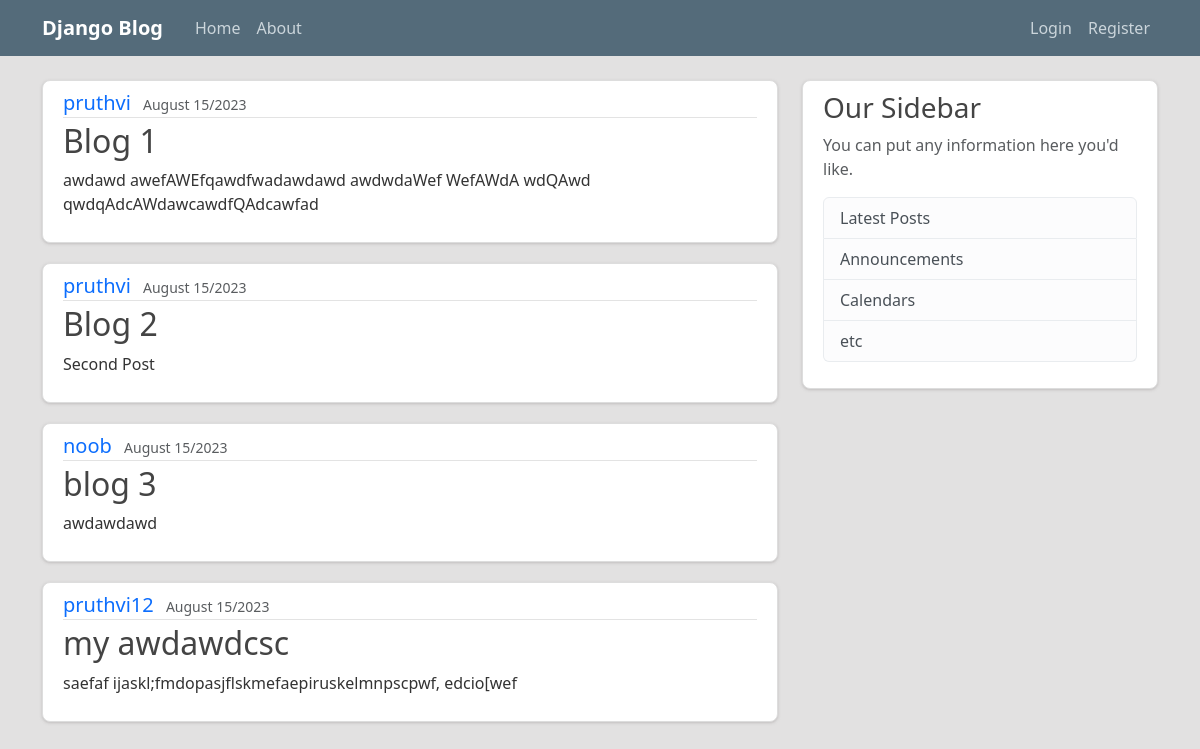
The page / on the database its author committed.
### blog/models.py (models this page shows, shortened)
class Post(models.Model):
    title = models.CharField(max_length=100)
    content = models.TextField()
    date = models.DateTimeField(default=timezone.now)
    author = models.ForeignKey(User, on_delete=models.CASCADE)

### blog/views.py (the view)
# urls.py: path('', views.home, name="blog-home"),
def home(request):
    context = {
        'posts' : Post.objects.all()
    }
    return render(request, "blog/home.html", context)

### blog/templates/blog/home.html (shortened to what this page needs)
{% extends "base.html" %}
{% block content %}
{% for post in posts %}
<article class="media content-section">
    <div class="media-body">
        <div class="article-metadata">
            <a class="me-2 text-primary text-decoration-none h5" href="#">{{ post.author }}</a>
            <small class="text-muted">{{ post.date | date:"F d/Y" }}</small>
        </div>
        <h2><a class="article-title text-decoration-none" href="#">{{ post.title }}</a></h2>
        <p class="article-content">{{ post.content }}</p>
    </div>
</article>
{% endfor %}
{% endblock content %}

### blog/templates/base.html (shortened to what this page needs)
{% load static %}
<!DOCTYPE html>
<html lang="en">
<head>
    {% load bootstrap5 %}
    {% bootstrap_css %}
    <link rel="stylesheet" href="{% static 'blog/main.css' %}">
</head>
<body>
    <header class="site-header">
        <nav class="navbar navbar-expand-md navbar-dark bg-steel fixed-top">
            <div class="container">
                <a class="navbar-brand me-4 fw-bold" href="{% url 'blog-home' %}">Django Blog</a>
                <div class="collapse navbar-collapse" id="navbarToggle">
                    <div class="navbar-nav me-auto">
                        <a class="nav-item nav-link" href="{% url 'blog-home' %}">Home</a>
                        <a class="nav-item nav-link" href="{% url 'blog-about' %}">About</a>
                    </div>
                    <div class="navbar-nav">
                        {% if user.is_authenticated %}
                        <a class="nav-item nav-link" href="{% url 'profile' %}">Profile</a>
                        <a class="nav-item nav-link" href="{% url 'logout' %}">Logout</a>
                        {% else %}
                        <a class="nav-item nav-link" href="{% url 'login' %}">Login</a>
                        <a class="nav-item nav-link" href="{% url 'register' %}">Register</a>
                        {% endif %}
                    </div>
                </div>
            </div>
        </nav>
    </header>
    <main role="main" class="container">
        <div class="row">
            <div class="col-md-8">
                {% block content %}{% endblock %}
            </div>
            <div class="col-md-4">
                <div class="content-section">
                    <h3>Our Sidebar</h3>
                    <p class='text-muted'>You can put any information here you'd like.
                    <ul class="list-group">
                        <li class="list-group-item list-group-item-light">Latest Posts</li>
                        <li class="list-group-item list-group-item-light">Announcements</li>
                        <li class="list-group-item list-group-item-light">Calendars</li>
                        <li class="list-group-item list-group-item-light">etc</li>
                    </ul>
                    </p>
                </div>
            </div>
        </div>
    </main>
</body>
</html>

### blog/static/blog/main.css (style rules this page uses)
body { background: #e2e1e1; color: #333333; margin-top: 5rem; }
h1, h2, h3, h4, h5, h6 { color: #444444; }
ul { margin: 0; }
.bg-steel { background-color: #546b7a; }
.site-header .navbar-nav .nav-link { color: #cbd5db; }
.content-section { background: #ffffff; padding: 10px 20px; border: 1px solid #dddddd; border-radius: 8px; margin-bottom: 20px; box-shadow: 0 1px 3px #a7a3a394; }
.article-title { color: #444444; }
.article-content { white-space: pre-line; }
.article-metadata { padding-bottom: 1px; margin-bottom: 4px; border-bottom: 1px solid #e3e3e3 }

### rows shown on the page
Post: author "pruthvi", date "August 15/2023", title "Blog 1", content "awdawd awefAWEfqawdfwadawdawd awdwdaWef WefAWdA wdQAwd qwdqAdcAWdawcawdfQAdcawfad"
Post: author "pruthvi", date "August 15/2023", title "Blog 2", content "Second Post"
Post: author "noob", date "August 15/2023", title "blog 3", content "awdawdawd"
Post: author "pruthvi12", date "August 15/2023", title "my awdawdcsc", content "saefaf ijaskl;fmdopasjflskmefaepiruskelmnpscpwf, edcio[wef"
